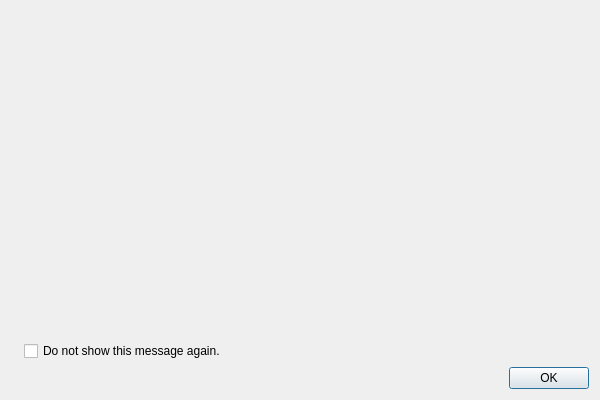
<?xml version="1.0" encoding="UTF-8"?>
<ui version="4.0">
 <class>MessageDialog</class>
 <widget class="QDialog" name="MessageDialog">
  <property name="geometry">
   <rect>
    <x>0</x>
    <y>0</y>
    <width>600</width>
    <height>400</height>
   </rect>
  </property>
  <property name="focusPolicy">
   <enum>Qt::StrongFocus</enum>
  </property>
  <property name="windowTitle">
   <string>Message Dialog</string>
  </property>
  <property name="windowIcon">
   <iconset resource="../../data/icons.qrc">
    <normaloff>:/icons/64x64/strawberry.png</normaloff>:/icons/64x64/strawberry.png</iconset>
  </property>
  <layout class="QVBoxLayout" name="verticalLayout">
   <property name="sizeConstraint">
    <enum>QLayout::SetMinimumSize</enum>
   </property>
   <item>
    <layout class="QHBoxLayout" name="horizontalLayout">
     <property name="sizeConstraint">
      <enum>QLayout::SetMinimumSize</enum>
     </property>
     <item>
      <layout class="QVBoxLayout" name="layout_left">
       <item>
        <widget class="QLabel" name="label_logo">
         <property name="text">
          <string/>
         </property>
         <property name="pixmap">
          <pixmap resource="../../data/icons.qrc">:/icons/64x64/dialog-warning.png</pixmap>
         </property>
        </widget>
       </item>
       <item>
        <spacer name="spacer_left">
         <property name="orientation">
          <enum>Qt::Vertical</enum>
         </property>
         <property name="sizeHint" stdset="0">
          <size>
           <width>0</width>
           <height>0</height>
          </size>
         </property>
        </spacer>
       </item>
      </layout>
     </item>
     <item>
      <layout class="QVBoxLayout" name="layout_right">
       <property name="sizeConstraint">
        <enum>QLayout::SetMinimumSize</enum>
       </property>
       <item>
        <widget class="QLabel" name="label_text">
         <property name="sizePolicy">
          <sizepolicy hsizetype="Preferred" vsizetype="Minimum">
           <horstretch>0</horstretch>
           <verstretch>0</verstretch>
          </sizepolicy>
         </property>
         <property name="text">
          <string/>
         </property>
         <property name="wordWrap">
          <bool>true</bool>
         </property>
         <property name="openExternalLinks">
          <bool>true</bool>
         </property>
         <property name="textInteractionFlags">
          <set>Qt::LinksAccessibleByMouse|Qt::TextSelectableByMouse</set>
         </property>
        </widget>
       </item>
       <item>
        <spacer name="verticalSpacer">
         <property name="orientation">
          <enum>Qt::Vertical</enum>
         </property>
         <property name="sizeHint" stdset="0">
          <size>
           <width>20</width>
           <height>1</height>
          </size>
         </property>
        </spacer>
       </item>
       <item>
        <widget class="QCheckBox" name="checkbox_do_not_show_message_again">
         <property name="text">
          <string>Do not show this message again.</string>
         </property>
        </widget>
       </item>
       <item>
        <widget class="QDialogButtonBox" name="buttonBox">
         <property name="orientation">
          <enum>Qt::Horizontal</enum>
         </property>
         <property name="standardButtons">
          <set>QDialogButtonBox::Ok</set>
         </property>
        </widget>
       </item>
      </layout>
     </item>
    </layout>
   </item>
  </layout>
 </widget>
 <resources>
  <include location="../../data/icons.qrc"/>
 </resources>
 <connections>
  <connection>
   <sender>buttonBox</sender>
   <signal>accepted()</signal>
   <receiver>MessageDialog</receiver>
   <slot>accept()</slot>
   <hints>
    <hint type="sourcelabel">
     <x>248</x>
     <y>254</y>
    </hint>
    <hint type="destinationlabel">
     <x>157</x>
     <y>274</y>
    </hint>
   </hints>
  </connection>
  <connection>
   <sender>buttonBox</sender>
   <signal>rejected()</signal>
   <receiver>MessageDialog</receiver>
   <slot>reject()</slot>
   <hints>
    <hint type="sourcelabel">
     <x>316</x>
     <y>260</y>
    </hint>
    <hint type="destinationlabel">
     <x>286</x>
     <y>274</y>
    </hint>
   </hints>
  </connection>
 </connections>
</ui>
